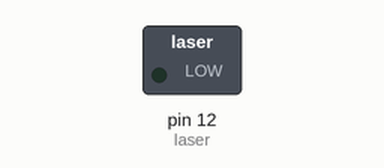
This sketch was run on a simulated Arduino Uno, built with avr-gcc and run on an emulated ATmega328P. Shown: switched loads named in the sketch (green lamp = pin HIGH).

Above: at 2.7 s.
At 5.4 s:
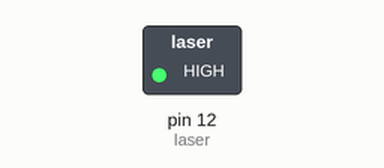
Timing chart, 0 to 7.0 s (numbered marks = the images above):
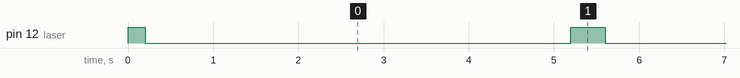

The sketch:

Color_Lights.ino
```cpp
//Example code KY012 active buzzer
int laser = 12;
void setup () {
  pinMode (laser, OUTPUT);
}
void loop () {
  digitalWrite(laser, HIGH);
  delay (200);
  digitalWrite(laser, LOW);
  delay (5000);
  digitalWrite(laser, HIGH);
  delay (200);
}
```

Measured:
- by itself, pin 12 (laser): repeats every 5.4 s: LOW 5.0 s, HIGH 0.40 s
